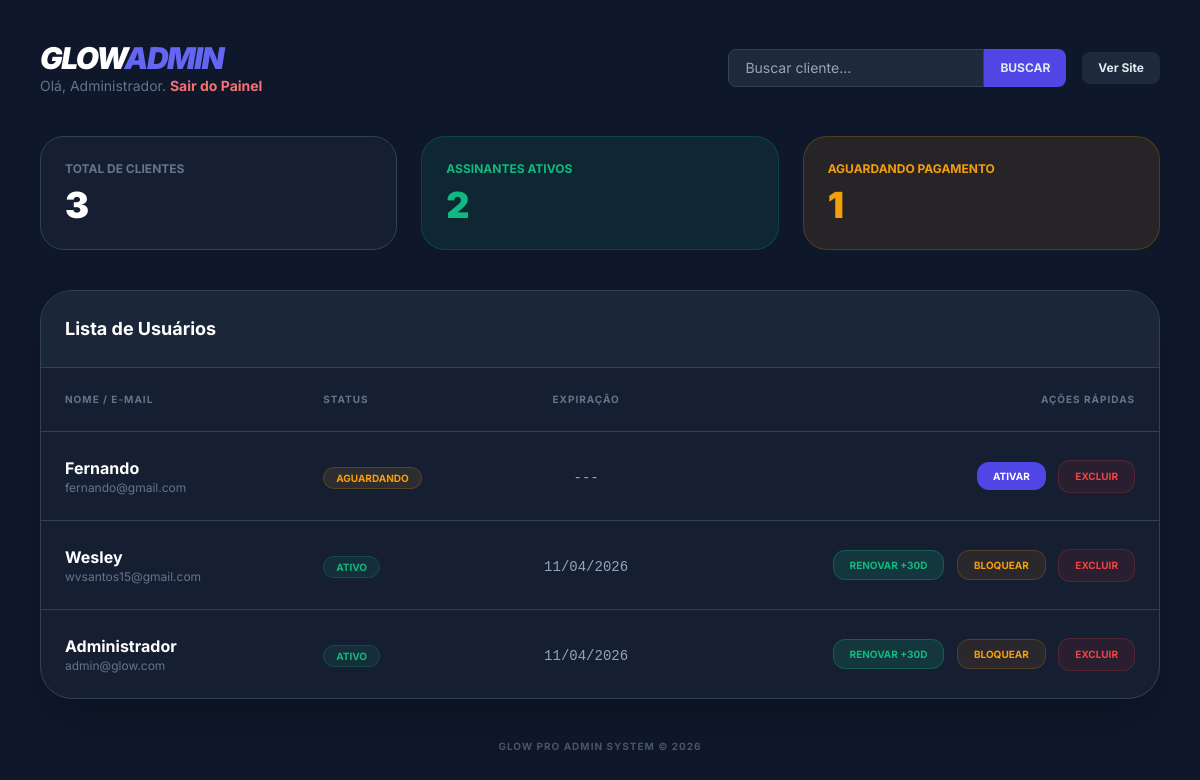
The app's page /admin.php (signed in), older data.
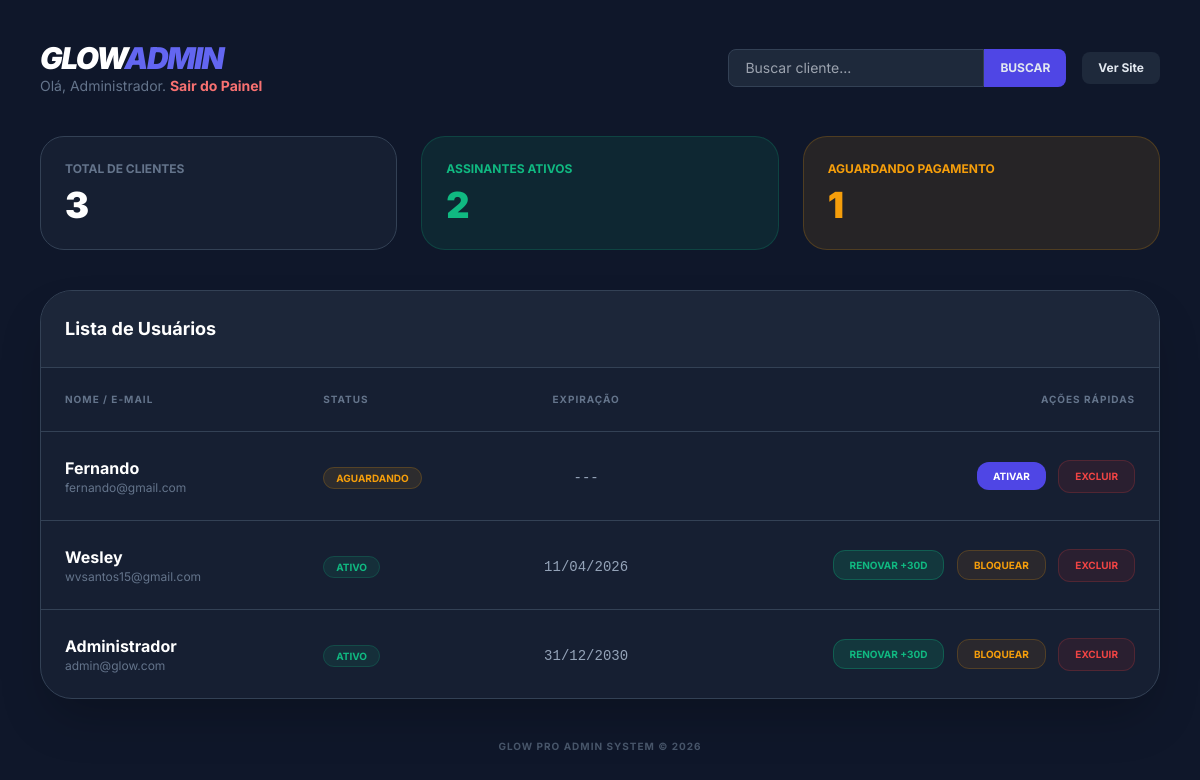
The same page, newer data.
### tables this page shows
CREATE TABLE usuarios (
    id INTEGER PRIMARY KEY AUTOINCREMENT,
    nome VARCHAR(100) NOT NULL,
    email VARCHAR(100) NOT NULL UNIQUE,
    senha VARCHAR(255) NOT NULL,
    status TEXT DEFAULT "aguardando" CHECK(status IN ("aguardando","ativo","suspenso")),
    criado_em DATETIME DEFAULT CURRENT_TIMESTAMP,
    expira_em DATE DEFAULT NULL
);

### admin.php (the view, shortened to what this page needs)
<?php
try {
    $pdo = new PDO("sqlite:" . __DIR__ . "/glow.db");
    $pdo->setAttribute(PDO::ATTR_ERRMODE, PDO::ERRMODE_EXCEPTION);
} catch (Exception $e) {
    die("Erro de conexão.");
}
$busca = $_GET["q"] ?? "";
$total_users = $pdo->query("SELECT count(*) FROM usuarios")->fetchColumn();
$total_ativos = $pdo
    ->query(
        "SELECT count(*) FROM usuarios WHERE status = 'ativo' AND (expira_em >= date('now') OR expira_em IS NULL)",
    )
    ->fetchColumn();
$total_pendentes = $pdo
    ->query("SELECT count(*) FROM usuarios WHERE status = 'aguardando'")
    ->fetchColumn();
$stmt_list = $pdo->prepare(
    "SELECT * FROM usuarios WHERE nome LIKE ? OR email LIKE ? ORDER BY criado_em DESC",
);
$stmt_list->execute(["%$busca%", "%$busca%"]);
$usuarios = $stmt_list->fetchAll();
?>
<!DOCTYPE html>
<html lang="pt-br">
<head>
    <script src="https://cdn.tailwindcss.com"></script>
</head>
<body class="bg-[#0f172a] text-slate-200 min-h-screen">
    <div class="max-w-7xl mx-auto p-6 md:p-10">
        <header class="flex flex-col md:flex-row justify-between items-center mb-10 gap-4">
            <div>
                <h1 class="text-3xl font-black text-white italic tracking-tighter">GLOW<span class="text-indigo-500">ADMIN</span></h1>
                <p class="text-slate-500 text-sm">Olá, Administrador. <a href="?sair=1" class="text-red-400 font-bold hover:underline">Sair do Painel</a></p>
            </div>
            <div class="flex items-center gap-4 w-full md:w-auto">
                <form method="GET" class="flex w-full">
                    <input type="text" name="q" value="<?= htmlspecialchars(
                        $busca,
                    ) ?>" placeholder="Buscar cliente..." class="bg-slate-800 border border-slate-700 px-4 py-2 rounded-l-lg text-sm focus:outline-none focus:border-indigo-500 w-full md:w-64">
                    <button type="submit" class="bg-indigo-600 px-4 py-2 rounded-r-lg text-xs font-bold uppercase">Buscar</button>
                </form>
                <a href="index.php" target="_blank" class="bg-slate-800 hover:bg-slate-700 px-4 py-2 rounded-lg text-xs font-bold transition whitespace-nowrap">Ver Site</a>
            </div>
        </header>
        <div class="grid grid-cols-1 md:grid-cols-3 gap-6 mb-10">
            <div class="bg-slate-800/50 p-6 rounded-3xl border border-slate-700">
                <p class="text-slate-500 text-xs font-bold uppercase mb-2">Total de Clientes</p>
                <h2 class="text-4xl font-black text-white"><?= $total_users ?></h2>
            </div>
            <div class="bg-emerald-500/10 p-6 rounded-3xl border border-emerald-500/20">
                <p class="text-emerald-500 text-xs font-bold uppercase mb-2">Assinantes Ativos</p>
                <h2 class="text-4xl font-black text-emerald-500"><?= $total_ativos ?></h2>
            </div>
            <div class="bg-amber-500/10 p-6 rounded-3xl border border-amber-500/20">
                <p class="text-amber-500 text-xs font-bold uppercase mb-2">Aguardando Pagamento</p>
                <h2 class="text-4xl font-black text-amber-500"><?= $total_pendentes ?></h2>
            </div>
        </div>
        <div class="bg-slate-800/50 rounded-[2rem] border border-slate-700 overflow-hidden shadow-2xl">
            <div class="p-6 border-b border-slate-700 bg-slate-800/80">
                <h3 class="font-bold text-lg text-white">Lista de Usuários</h3>
            </div>
            <div class="overflow-x-auto">
                <table class="w-full text-left">
                    <thead>
                        <tr class="text-slate-500 text-[10px] uppercase font-bold tracking-widest border-b border-slate-700">
                            <th class="p-6">Nome / E-mail</th>
                            <th class="p-6">Status</th>
                            <th class="p-4 text-center">Expiração</th>
                            <th class="p-6 text-right">Ações Rápidas</th>
                        </tr>
                    </thead>
                    <tbody class="divide-y divide-slate-700">
                        <?php foreach ($usuarios as $u):
                            $expirado =
                                $u["expira_em"] &&
                                $u["expira_em"] < date("Y-m-d"); ?>
                        <tr class="hover:bg-slate-700/30 transition">
                            <td class="p-6">
                                <div class="font-bold text-white"><?= $u[
                                    "nome"
                                ] ?></div>
                                <div class="text-xs text-slate-500"><?= $u[
                                    "email"
                                ] ?></div>
                            </td>
                            <td class="p-6">
                                <?php if (
                                    $u["status"] == "ativo" &&
                                    !$expirado
                                ): ?>
                                    <span class="bg-emerald-500/10 text-emerald-500 px-3 py-1 rounded-full text-[10px] font-bold border border-emerald-500/20">ATIVO</span>
                                <?php elseif ($expirado): ?>
                                    <span class="bg-red-500/10 text-red-500 px-3 py-1 rounded-full text-[10px] font-bold border border-red-500/20">EXPIRADO</span>
                                <?php else: ?>
                                    <span class="bg-amber-500/10 text-amber-500 px-3 py-1 rounded-full text-[10px] font-bold border border-amber-500/20">AGUARDANDO</span>
                                <?php endif; ?>
                            </td>
                            <td class="p-4 text-center">
                                <span class="text-sm font-mono <?= $expirado
                                    ? "text-red-400"
                                    : "text-slate-400" ?>">
                                    <?= $u["expira_em"]
                                        ? date(
                                            "d/m/Y",
                                            strtotime($u["expira_em"]),
                                        )
                                        : "---" ?>
                                </span>
                            </td>
                            <td class="p-6 text-right space-x-2">
                                <?php if (
                                    $u["status"] !== "ativo" ||
                                    $expirado
                                ): ?>
                                    <a href="?ativar=<?= $u[
                                        "id"
                                    ] ?>" class="bg-indigo-600 hover:bg-indigo-500 text-white px-4 py-2 rounded-xl text-[10px] font-bold transition uppercase">Ativar</a>
                                <?php else: ?>
                                    <a href="?renovar=<?= $u[
                                        "id"
                                    ] ?>" class="bg-emerald-600/20 text-emerald-500 border border-emerald-500/30 hover:bg-emerald-600 hover:text-white px-4 py-2 rounded-xl text-[10px] font-bold transition uppercase">Renovar +30d</a>
                                    <a href="?bloquear=<?= $u[
                                        "id"
                                    ] ?>" class="bg-amber-600/10 text-amber-500 border border-amber-500/20 hover:bg-amber-500 hover:text-white px-4 py-2 rounded-xl text-[10px] font-bold transition uppercase">Bloquear</a>
                                <?php endif; ?>
                                <a href="?excluir=<?= $u[
                                    "id"
                                ] ?>" onclick="return confirm('Tem certeza? Isso apagará o cliente permanentemente.')" class="bg-red-600/10 text-red-500 border border-red-500/20 hover:bg-red-500 hover:text-white px-4 py-2 rounded-xl text-[10px] font-bold transition uppercase text-center inline-block">Excluir</a>
                            </td>
                        </tr>
                        <?php
                        endforeach; ?>
                    </tbody>
                </table>
            </div>
        </div>
        <footer class="mt-10 text-center">
            <p class="text-slate-600 text-[10px] uppercase font-bold tracking-widest">Glow Pro Admin System &copy; 2026</p>
        </footer>
    </div>
</body>
</html>

### admin.php (style rules this page uses)
body { font-family: 'Inter', sans-serif; }

Row changes from the older to the newer data that the page shows:
changed usuarios "Administrador": expira_em "11/04/2026" → "31/12/2030"
